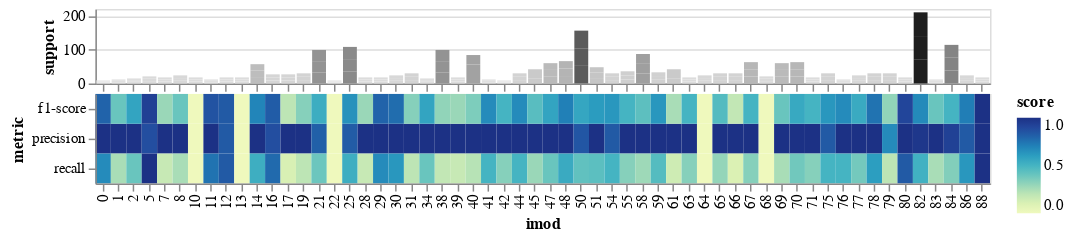
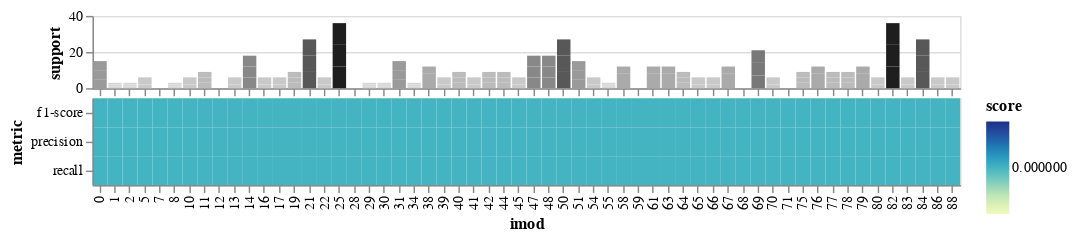

The notebook cell these images were saved under, in order:
### Code cell
cls_full_train_df = view_cls_report(net_regr1,Xfull_train,yfull_train,imods_filt)
cls_test_df = view_cls_report(net_regr1,Xtest,ytest,imods_filt)

### Figure 1 — Vega-Lite specification as saved in the notebook (floating-point values rounded to 4 significant figures; data arrays with more than 128 entries replaced by an {"elided": "..."} marker saying what was removed)
{"config": {"view": {"continuousWidth": 400, "continuousHeight": 300}, "concat": {"spacing": 0}}, "vconcat": [{"mark": "bar", "encoding": {"color": {"type": "quantitative", "field": "support", "legend": null, "scale": {"scheme": "greys"}}, "tooltip": [{"type": "quantitative", "field": "support"}], "x": {"type": "ordinal", "axis": {"labels": false}, "field": "imod", "title": ""}, "y": {"type": "quantitative", "field": "support"}}, "height": 50, "width": 600}, {"mark": "rect", "encoding": {"color": {"type": "quantitative", "field": "score"}, "tooltip": [{"type": "nominal", "field": "metric"}, {"type": "quantitative", "field": "score"}], "x": {"type": "ordinal", "field": "imod"}, "y": {"type": "ordinal", "field": "metric"}}, "width": 600}], "data": {"name": "data-7960d817fe4d4d6b7b2aefd229d1ac9c"}, "resolve": {"scale": {"color": "independent"}}, "$schema": "https://vega.github.io/schema/vega-lite/v4.8.1.json", "datasets": {"data-7960d817fe4d4d6b7b2aefd229d1ac9c": {"elided": "174 records"}}}

### Figure 2 — Vega-Lite specification as saved in the notebook (floating-point values rounded to 4 significant figures; data arrays with more than 128 entries replaced by an {"elided": "..."} marker saying what was removed)
{"config": {"view": {"continuousWidth": 400, "continuousHeight": 300}, "concat": {"spacing": 0}}, "vconcat": [{"mark": "bar", "encoding": {"color": {"type": "quantitative", "field": "support", "legend": null, "scale": {"scheme": "greys"}}, "tooltip": [{"type": "quantitative", "field": "support"}], "x": {"type": "ordinal", "axis": {"labels": false}, "field": "imod", "title": ""}, "y": {"type": "quantitative", "field": "support"}}, "height": 50, "width": 600}, {"mark": "rect", "encoding": {"color": {"type": "quantitative", "field": "score"}, "tooltip": [{"type": "nominal", "field": "metric"}, {"type": "quantitative", "field": "score"}], "x": {"type": "ordinal", "field": "imod"}, "y": {"type": "ordinal", "field": "metric"}}, "width": 600}], "data": {"name": "data-df964fbab5b3d9ebe209014c2150a75e"}, "resolve": {"scale": {"color": "independent"}}, "$schema": "https://vega.github.io/schema/vega-lite/v4.8.1.json", "datasets": {"data-df964fbab5b3d9ebe209014c2150a75e": {"elided": "174 records"}}}
